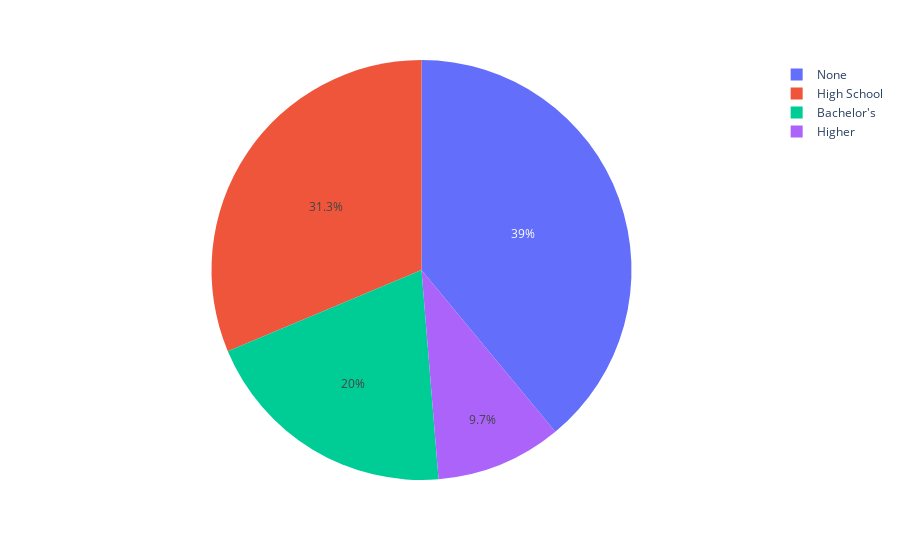

This figure's notebook cell:
### Code cell
fig = px.pie(data_frame=data, names=edu_level_labels, values=edu_level_counts.values)
fig.show()

### Figure 1 — Plotly figure (JSON) as saved in the notebook; plotly's stock layout.template omitted (floating-point values rounded to 4 significant figures)
{"data": [{"domain": {"x": [0, 1], "y": [0, 1]}, "hovertemplate": "label=%{label}<br>value=%{value}<extra></extra>", "labels": ["None", "High School", "Bachelor's", "Higher"], "legendgroup": "", "name": "", "showlegend": true, "type": "pie", "values": [933, 749, 478, 232]}], "layout": {"legend": {"tracegroupgap": 0}, "margin": {"t": 60}}}
